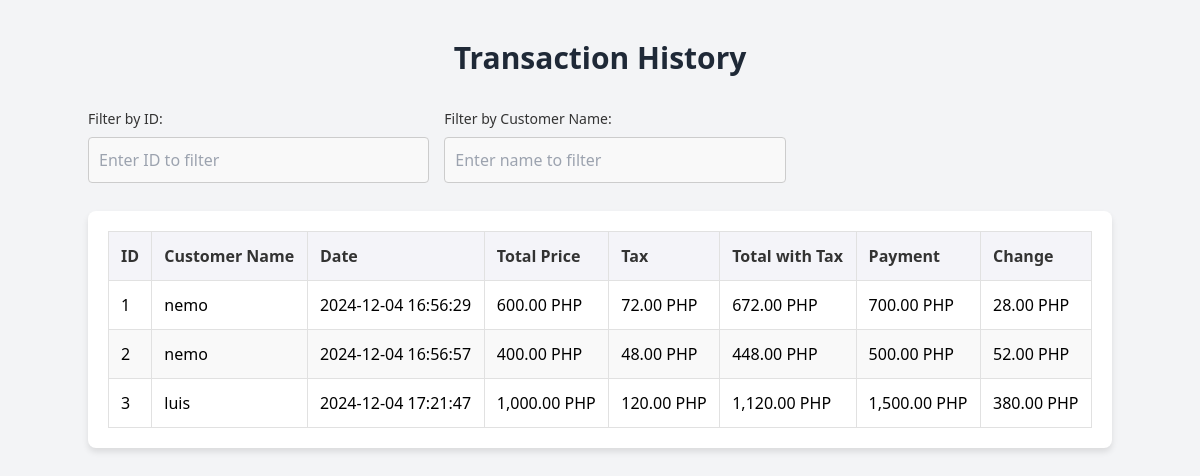
Page /poss/transactions.php (signed in) on the committed database.
### tables this page shows
CREATE TABLE `transactions` (
  `id` int(11) NOT NULL,
  `customer_name` varchar(255) NOT NULL,
  `total_price` decimal(10,2) NOT NULL,
  `tax` decimal(10,2) NOT NULL,
  `total_with_tax` decimal(10,2) NOT NULL,
  `payment` decimal(10,2) NOT NULL,
  `change_amount` decimal(10,2) NOT NULL,
  `transaction_date` timestamp NOT NULL DEFAULT current_timestamp()
);

### poss/transactions.php (the view, shortened to what this page needs)
<?php
function getDbConnection() {
    $conn = new mysqli(DB_HOST, DB_USERNAME, DB_PASSWORD, DB_DATABASE);
    return $conn;
}
$db = getDbConnection();
$sql = "SELECT * FROM transactions";
$stmt = $db->prepare($sql);
$stmt->execute();
$result = $stmt->get_result();
$transactions = [];
while ($row = $result->fetch_assoc()) {
    $transactions[] = $row;
}
?>
<!DOCTYPE html>
<html lang="en">
<head>
    <link rel="stylesheet" href="https://cdn.jsdelivr.net/npm/tailwindcss@2.1.2/dist/tailwind.min.css">
</head>
<body class="bg-gray-100 font-sans antialiased">
    <div class="container mx-auto py-10">
        <h1 class="text-3xl font-bold text-center text-gray-800 mb-8">Transaction History</h1>
        <div class="filter-container">
            <div class="flex flex-col w-full sm:w-1/2 md:w-1/3">
                <label for="filter_id">Filter by ID:</label>
                <input type="text" id="filter_id" placeholder="Enter ID to filter" onkeyup="filterTransactions()">
            </div>
            <div class="flex flex-col w-full sm:w-1/2 md:w-1/3">
                <label for="filter_name">Filter by Customer Name:</label>
                <input type="text" id="filter_name" placeholder="Enter name to filter" onkeyup="filterTransactions()">
            </div>
        </div>
        <div class="table-container">
            <table id="transactions_table" class="table-auto w-full">
                <thead>
                    <tr>
                        <th>ID</th>
                        <th>Customer Name</th>
                        <th>Date</th>
                        <th>Total Price</th>
                        <th>Tax</th>
                        <th>Total with Tax</th>
                        <th>Payment</th>
                        <th>Change</th>
                    </tr>
                </thead>
                <tbody>
                    <?php if (count($transactions) > 0): ?>
                        <?php foreach ($transactions as $transaction): ?>
                        <tr>
                            <td><?= htmlspecialchars($transaction['id']) ?></td>
                            <td><?= htmlspecialchars($transaction['customer_name']) ?></td>
                            <td><?= htmlspecialchars($transaction['transaction_date']) ?></td>
                            <td><?= number_format($transaction['total_price'], 2) ?> PHP</td>
                            <td><?= number_format($transaction['tax'], 2) ?> PHP</td>
                            <td><?= number_format($transaction['total_with_tax'], 2) ?> PHP</td>
                            <td><?= number_format($transaction['payment'], 2) ?> PHP</td>
                            <td><?= number_format($transaction['change_amount'], 2) ?> PHP</td>
                        </tr>
                        <?php endforeach; ?>
                    <?php else: ?>
                        <tr class="no-results"><td colspan="8">No transactions found</td></tr>
                    <?php endif; ?>
                </tbody>
            </table>
        </div>
    </div>
</body>
</html>

### poss/transactions.php (style rules this page uses)
.table-container { margin: 20px auto; max-width: 1200px; padding: 20px; border-radius: 8px; box-shadow: 0 4px 6px rgba(0, 0, 0, 0.1); background-color: #fff; }
table { width: 100%; border-collapse: collapse; }
table, th, td { border: 1px solid #e1e1e1; }
th, td { padding: 12px; text-align: left; }
th { background-color: #f4f4f9; color: #333; }
tr:nth-child(even) { background-color: #f9f9f9; }
input[type="text"] { width: 100%; padding: 10px; margin: 8px 0; border: 1px solid #ccc; border-radius: 4px; background-color: #f9f9f9; }
.filter-container { margin-bottom: 20px; display: flex; gap: 15px; flex-wrap: wrap; }
.filter-container label { font-size: 14px; color: #333; }

### rows in the picture
transactions: id "1", customer_name "nemo", transaction_date "2024-12-04 16:56:29", total_price "600.00", tax "72.00", total_with_tax "672.00", payment "700.00", change_amount "28.00"
transactions: id "2", customer_name "nemo", transaction_date "2024-12-04 16:56:57", total_price "400.00", tax "48.00", total_with_tax "448.00", payment "500.00", change_amount "52.00"
transactions: id "3", customer_name "luis", transaction_date "2024-12-04 17:21:47", total_price "1,000.00", tax "120.00", total_with_tax "1,120.00", payment "1,500.00", change_amount "380.00"
